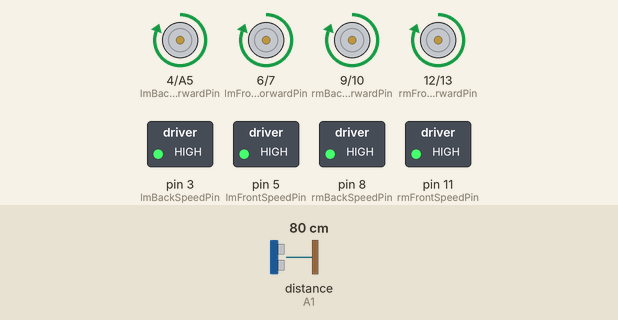
A sketch run on a simulated Arduino Uno, built with avr-gcc and run on an emulated ATmega328P. Parts: motor-driver pin pairs drawn as motors (green arrow = first pin HIGH = forward, orange = second pin HIGH = backward, longer = more drive), switched loads named in the sketch (green lamp = pin HIGH). The test bench sets the inputs (shaded band); at power-on: distance to the obstacle (sensor on A1) 80 cm. Random numbers use the default seed unless the sketch sets one.

Above: at 1.2 s.
1.3 s: distance to the obstacle (sensor on A1) set to 26 cm
2.8 s: distance to the obstacle (sensor on A1) set to 21 cm
At 3.8 s:
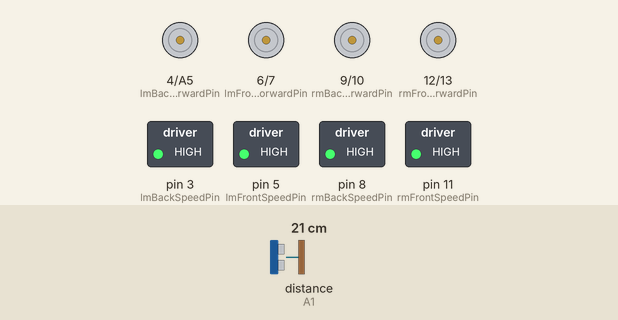
4.3 s: distance to the obstacle (sensor on A1) set to 35 cm
At 5.5 s:
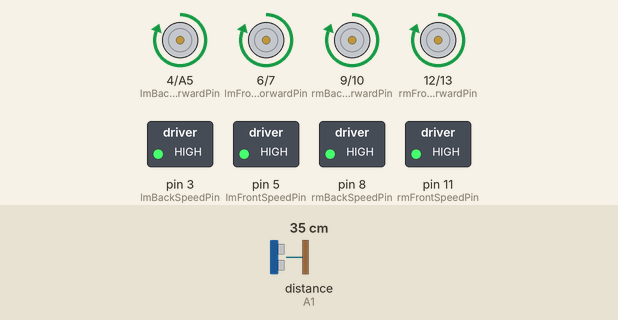
5.8 s: distance to the obstacle (sensor on A1) set to 2 cm
At 7.2 s:
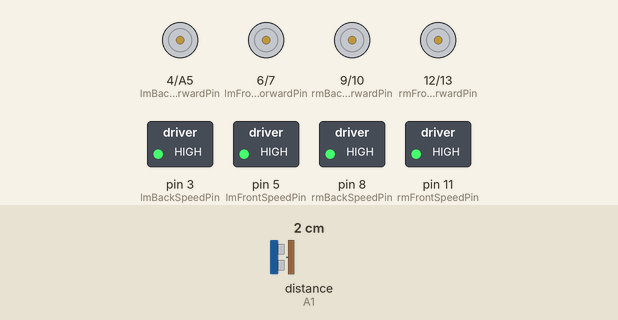
Timing chart, 0 to 8.3 s (numbered marks = the images above; inputs shaded):
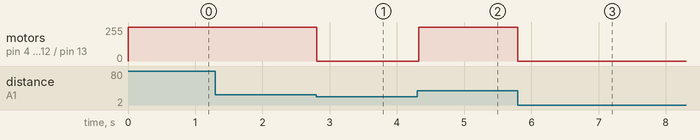

The sketch:

MyImplementation4wd.ino
```cpp
#include <HCSR04.h>


UltraSonicDistanceSensor ultrasonic(A0, A1);
float distance;

// Left Front Motor
int lmFrontSpeedPin = 5;
int lmFrontForwardPin = 6;
int lmFrontBackwardPin = 7;
// Left Back Motor
int lmBackSpeedPin = 3;
int lmBackForwardPin = 4;
int lmBackBackwardPin = A5;


// Right Front Motor
int rmFrontSpeedPin = 11;
int rmFrontForwardPin = 12;
int rmFrontBackwardPin = 13;
// Right Backward Motor
int rmBackSpeedPin = 8;
int rmBackForwardPin = 9;
int rmBackBackwardPin = 10;


void setup() {
  pinMode(lmFrontSpeedPin, OUTPUT);
  pinMode(lmFrontForwardPin, OUTPUT);
  pinMode(lmFrontBackwardPin, OUTPUT);
  pinMode(lmBackSpeedPin, OUTPUT);
  pinMode(lmBackForwardPin, OUTPUT);
  pinMode(lmBackBackwardPin, OUTPUT);
  pinMode(rmFrontSpeedPin, OUTPUT);
  pinMode(rmFrontForwardPin, OUTPUT);
  pinMode(rmFrontBackwardPin, OUTPUT);
  pinMode(rmBackSpeedPin, OUTPUT);
  pinMode(rmBackForwardPin, OUTPUT);
  pinMode(rmBackBackwardPin, OUTPUT);

  randomSeed(analogRead(19));

  digitalWrite(lmFrontSpeedPin, HIGH);
  digitalWrite(rmFrontSpeedPin, HIGH);
  digitalWrite(lmBackSpeedPin, HIGH);
  digitalWrite(rmBackSpeedPin, HIGH);
}

void loop() {
  distance = ultrasonic.measureDistanceCm();

  if (distance < 0 || distance < 25) {
    stop();
    delay(50);
    goBackward();
    stop();
    delay(50);
    if (random(0, 2)) {
      goLeft();
    } else {
      goRight();
    }
    stop();
    delay(50);
  } else {
    goForward();
  }
}

void goForward() {
  digitalWrite(lmFrontForwardPin, HIGH);
  digitalWrite(lmFrontBackwardPin, LOW);
  digitalWrite(rmFrontForwardPin, HIGH);
  digitalWrite(rmFrontBackwardPin, LOW);
  digitalWrite(lmBackForwardPin, HIGH);
  digitalWrite(lmBackBackwardPin, LOW);
  digitalWrite(rmBackForwardPin, HIGH);
  digitalWrite(rmBackBackwardPin, LOW);
}

void goBackward() {
  digitalWrite(lmFrontForwardPin, LOW);
  digitalWrite(lmFrontBackwardPin, HIGH);
  digitalWrite(rmFrontForwardPin, LOW);
  digitalWrite(rmFrontBackwardPin, HIGH);
  digitalWrite(lmBackForwardPin, LOW);
  digitalWrite(lmBackBackwardPin, HIGH);
  digitalWrite(rmBackForwardPin, LOW);
  digitalWrite(rmBackBackwardPin, HIGH);
}

void stop() {
  digitalWrite(lmFrontForwardPin, LOW);
  digitalWrite(lmFrontBackwardPin, LOW);
  digitalWrite(rmFrontForwardPin, LOW);
  digitalWrite(rmFrontBackwardPin, LOW);
  digitalWrite(lmBackForwardPin, LOW);
  digitalWrite(lmBackBackwardPin, LOW);
  digitalWrite(rmBackForwardPin, LOW);
  digitalWrite(rmBackBackwardPin, LOW);
}

void goRight() {
  digitalWrite(lmFrontForwardPin, HIGH);
  digitalWrite(lmFrontBackwardPin, LOW);
  digitalWrite(rmFrontForwardPin, LOW);
  digitalWrite(rmFrontBackwardPin, LOW);
  digitalWrite(lmBackForwardPin, HIGH);
  digitalWrite(lmBackBackwardPin, LOW);
  digitalWrite(rmBackForwardPin, LOW);
  digitalWrite(rmBackBackwardPin, LOW);
}

void goLeft() {
  digitalWrite(lmFrontForwardPin, LOW);
  digitalWrite(lmFrontBackwardPin, LOW);
  digitalWrite(rmFrontForwardPin, HIGH);
  digitalWrite(rmFrontBackwardPin, LOW);
  digitalWrite(lmBackForwardPin, LOW);
  digitalWrite(lmBackBackwardPin, LOW);
  digitalWrite(rmBackForwardPin, HIGH);
  digitalWrite(rmBackBackwardPin, LOW);
}
```

Measured:
- the behaviour switches between 25 and 24 cm on distance to the obstacle (sensor on A1) (found by bisection; images 0 and 1)
- after the input at 1.3 s, every drawn part: stays the same
- after the input at 2.8 s, motor on pin 4 (lmBackForwardPin) / A5 (lmBackBackwardPin), motor on pin 6 (lmFrontForwardPin) / pin 7 (lmFrontBackwardPin), motor on pin 9 (rmBackForwardPin) / pin 10 (rmBackBackwardPin), motor on pin 12 (rmFrontForwardPin) / pin 13 (rmFrontBackwardPin): forward 255/255 → stopped at once
- after the input at 4.3 s, motor on pin 4 (lmBackForwardPin) / A5 (lmBackBackwardPin), motor on pin 6 (lmFrontForwardPin) / pin 7 (lmFrontBackwardPin), motor on pin 9 (rmBackForwardPin) / pin 10 (rmBackBackwardPin), motor on pin 12 (rmFrontForwardPin) / pin 13 (rmFrontBackwardPin): stopped → forward 255/255 at once
- after the input at 5.8 s, motor on pin 4 (lmBackForwardPin) / A5 (lmBackBackwardPin), motor on pin 6 (lmFrontForwardPin) / pin 7 (lmFrontBackwardPin), motor on pin 9 (rmBackForwardPin) / pin 10 (rmBackBackwardPin), motor on pin 12 (rmFrontForwardPin) / pin 13 (rmFrontBackwardPin): forward 255/255 → stopped at once
